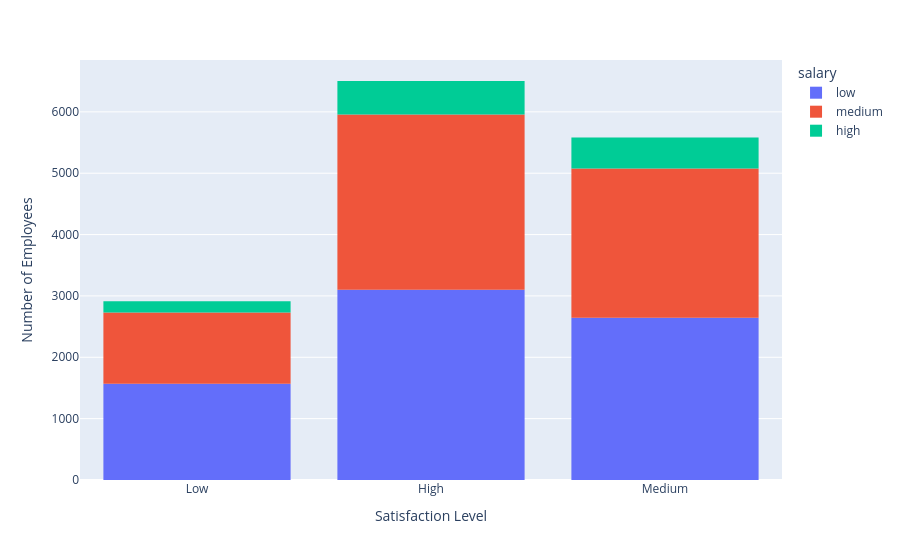

Notebook source saved alongside this figure:
### Code cell
import plotly.express as px

fig = px.histogram(df, x='satisfaction_bin', color='salary')
fig.update_layout(
    xaxis_title="Satisfaction Level",
    yaxis_title="Number of Employees"
)
fig.show()

### Figure 1 — Plotly figure (JSON) as saved in the notebook; plotly's stock layout.template omitted (floating-point values rounded to 4 significant figures; data arrays with more than 128 entries replaced by an {"elided": "..."} marker saying what was removed)
{"data": [{"bingroup": "x", "hovertemplate": "salary=low<br>satisfaction_bin=%{x}<br>count=%{y}<extra></extra>", "legendgroup": "low", "marker": {"color": "#636efa", "pattern": {"shape": ""}}, "name": "low", "orientation": "v", "showlegend": true, "type": "histogram", "x": {"elided": "7316 str values"}, "xaxis": "x", "yaxis": "y"}, {"bingroup": "x", "hovertemplate": "salary=medium<br>satisfaction_bin=%{x}<br>count=%{y}<extra></extra>", "legendgroup": "medium", "marker": {"color": "#EF553B", "pattern": {"shape": ""}}, "name": "medium", "orientation": "v", "showlegend": true, "type": "histogram", "x": {"elided": "6446 str values"}, "xaxis": "x", "yaxis": "y"}, {"bingroup": "x", "hovertemplate": "salary=high<br>satisfaction_bin=%{x}<br>count=%{y}<extra></extra>", "legendgroup": "high", "marker": {"color": "#00cc96", "pattern": {"shape": ""}}, "name": "high", "orientation": "v", "showlegend": true, "type": "histogram", "x": {"elided": "1237 str values"}, "xaxis": "x", "yaxis": "y"}], "layout": {"barmode": "relative", "legend": {"title": {"text": "salary"}, "tracegroupgap": 0}, "margin": {"t": 60}, "xaxis": {"anchor": "y", "domain": [0, 1], "title": {"text": "Satisfaction Level"}}, "yaxis": {"anchor": "x", "domain": [0, 1], "title": {"text": "Number of Employees"}}}}
